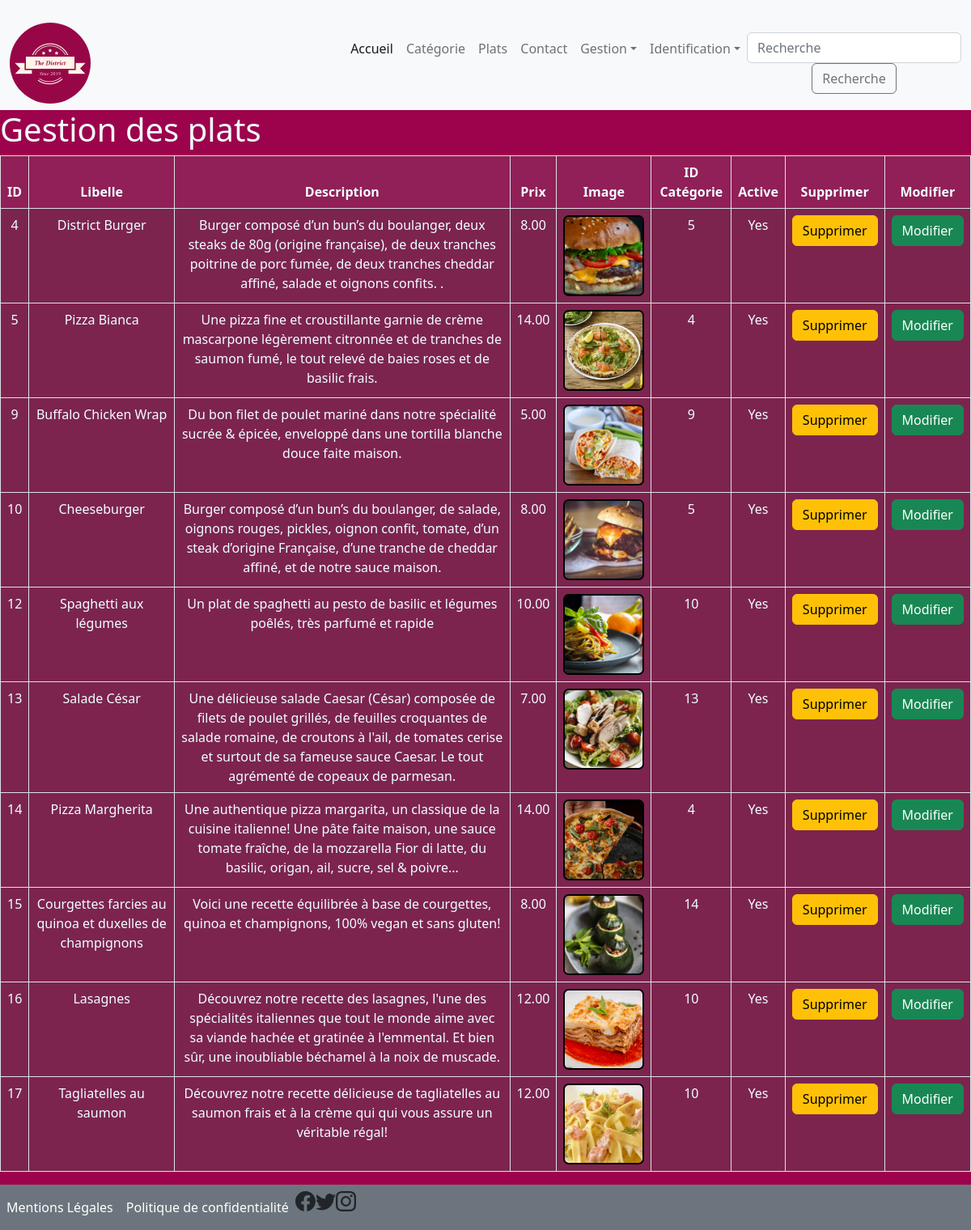
The app's page /gestion_plats.php with its own data.
### tables this page shows
CREATE TABLE `plat` (
  `id` int(11) NOT NULL,
  `libelle` varchar(100) NOT NULL,
  `description` text NOT NULL,
  `prix` decimal(10,2) NOT NULL,
  `image` varchar(255) NOT NULL,
  `id_categorie` int(11) NOT NULL,
  `active` varchar(10) NOT NULL
);

### dao.php (called while the page is built, shortened)
<?php
function getPlatgest()
{
    $db = connexionBase();
    $platgest = $db->prepare("SELECT * FROM `plat`");
    $platgest->execute();
    return $platgest->fetchAll((pdo::FETCH_OBJ));
}

### gestion_plats.php (the view, shortened to what this page needs)
<?php
include('dao.php');
$platgests = getPlatgest();
include_once "Template/header.php";
include_once "Template/nav.php";
?>
<h1 class="animate__animated animate__bounceInLeft">Gestion des plats</h1>
<form action="script/script_delete_cat.php" id="formulaire" method="post" enctype="multipart/form-data">
    <div class="tableoverflow">
        <table class="table table-bordered">
            <thead>
                <tr>
                    <th class="bg-secondary bg-opacity-25">ID</th>
                    <th class="bg-secondary bg-opacity-25">Libelle</th>
                    <th class="bg-secondary bg-opacity-25">Description</th>
                    <th class="bg-secondary bg-opacity-25">Prix</th>
                    <th class="bg-secondary bg-opacity-25">Image</th>
                    <th class="bg-secondary bg-opacity-25">ID Catégorie</th>
                    <th class="bg-secondary bg-opacity-25">Active</th>
                    <th class="bg-secondary bg-opacity-25">Supprimer</th>
                    <th class="bg-secondary bg-opacity-25">Modifier</th>
                </tr>
            </thead>
            <?php foreach ($platgests as $platgest) : ?>
                <tbody>
                    <tr>
                        <td class="bg-success bg-opacity-25"><?= $platgest->id; ?></td>
                        <td class="bg-success bg-opacity-25"><?= $platgest->libelle; ?></td>
                        <td class="bg-success bg-opacity-25"><?= $platgest->description; ?></td>
                        <td class="bg-success bg-opacity-25"><?= $platgest->prix; ?></td>
                        <td class="bg-success bg-opacity-25"><img src="assets/images/food/<?= $platgest->image; ?>" width="100" height="100" alt="" class="arrondie"></td>
                        <td class="bg-success bg-opacity-25"><?= $platgest->id_categorie; ?></td>
                        <td class="bg-success bg-opacity-25"><?= $platgest->active; ?></td>
                        <td class="bg-success bg-opacity-25"><a href="script/script_delete_plat.php?id=<?= $platgest->id; ?>" <button type="button" class="btn btn-warning">Supprimer</button></td>
                        <td class="bg-success bg-opacity-25"><a href="plat_form.php?id=<?= $platgest->id; ?>" <button type="submit" class="btn btn-success">Modifier</button></td>
                    </tr>
                </tbody>
            <?php
            endforeach;
            ?>
        </table>
    </div>
</form>
<?php
include_once "./Template/footer.php";
?>

### assets/css/style.css (style rules this page uses)
body { background-image: url('../images/peinture-murale-framboise-decohom.jpg'); background-repeat: no-repeat; background-size: cover; }
h1, h4,h5,th,td { color: azure; }
.arrondie { border: 2px solid black; -moz-border-radius: 7px; -webkit-border-radius: 7px; border-radius: 7px; object-fit: cover; }
td,th { text-align: center; }

### records on screen
plat: id "4", libelle "District Burger", description "Burger composé d’un bun’s du boulanger, deux steaks de 80g (origine française), de deux tranches poitrine de porc fumée, de deux tranches cheddar affiné, salade et oignons confits. .", prix "8.00", image (picture), id_categorie "5", active "Yes"
plat: id "5", libelle "Pizza Bianca", description "Une pizza fine et croustillante garnie de crème mascarpone légèrement citronnée et de tranches de saumon fumé, le tout relevé de baies roses et de basilic frais.", prix "14.00", image (picture), id_categorie "4", active "Yes"
plat: id "9", libelle "Buffalo Chicken Wrap", description "Du bon filet de poulet mariné dans notre spécialité sucrée & épicée, enveloppé dans une tortilla blanche douce faite maison.", prix "5.00", image (picture), id_categorie "9", active "Yes"
plat: id "10", libelle "Cheeseburger", description "Burger composé d’un bun’s du boulanger, de salade, oignons rouges, pickles, oignon confit, tomate, d’un steak d’origine Française, d’une tranche de cheddar affiné, et de notre sauce maison.", prix "8.00", image (picture), id_categorie "5", active "Yes"
plat: id "12", libelle "Spaghetti aux légumes", description "Un plat de spaghetti au pesto de basilic et légumes poêlés, très parfumé et rapide", prix "10.00", image (picture), id_categorie "10", active "Yes"
plat: id "13", libelle "Salade César", description "Une délicieuse salade Caesar (César) composée de filets de poulet grillés, de feuilles croquantes de salade romaine, de croutons à l'ail, de tomates cerise et surtout de sa fameuse sauce Caesar. Le tout agrémenté de copeaux de parmesan.", prix "7.00", image (picture), id_categorie "13", active "Yes"
plat: id "14", libelle "Pizza Margherita", description "Une authentique pizza margarita, un classique de la cuisine italienne! Une pâte faite maison, une sauce tomate fraîche, de la mozzarella Fior di latte, du basilic, origan, ail, sucre, sel & poivre...", prix "14.00", image (picture), id_categorie "4", active "Yes"
plat: id "15", libelle "Courgettes farcies au quinoa et duxelles de champignons", description "Voici une recette équilibrée à base de courgettes, quinoa et champignons, 100% vegan et sans gluten!", prix "8.00", image (picture), id_categorie "14", active "Yes"
plat: id "16", libelle "Lasagnes", description "Découvrez notre recette des lasagnes, l'une des spécialités italiennes que tout le monde aime avec sa viande hachée et gratinée à l'emmental. Et bien sûr, une inoubliable béchamel à la noix de muscade.", prix "12.00", shows a picture, id_categorie "10", active "Yes"
plat: id "17", libelle "Tagliatelles au saumon", description "Découvrez notre recette délicieuse de tagliatelles au saumon frais et à la crème qui qui vous assure un véritable régal!", prix "12.00", shows a picture, id_categorie "10", active "Yes"
